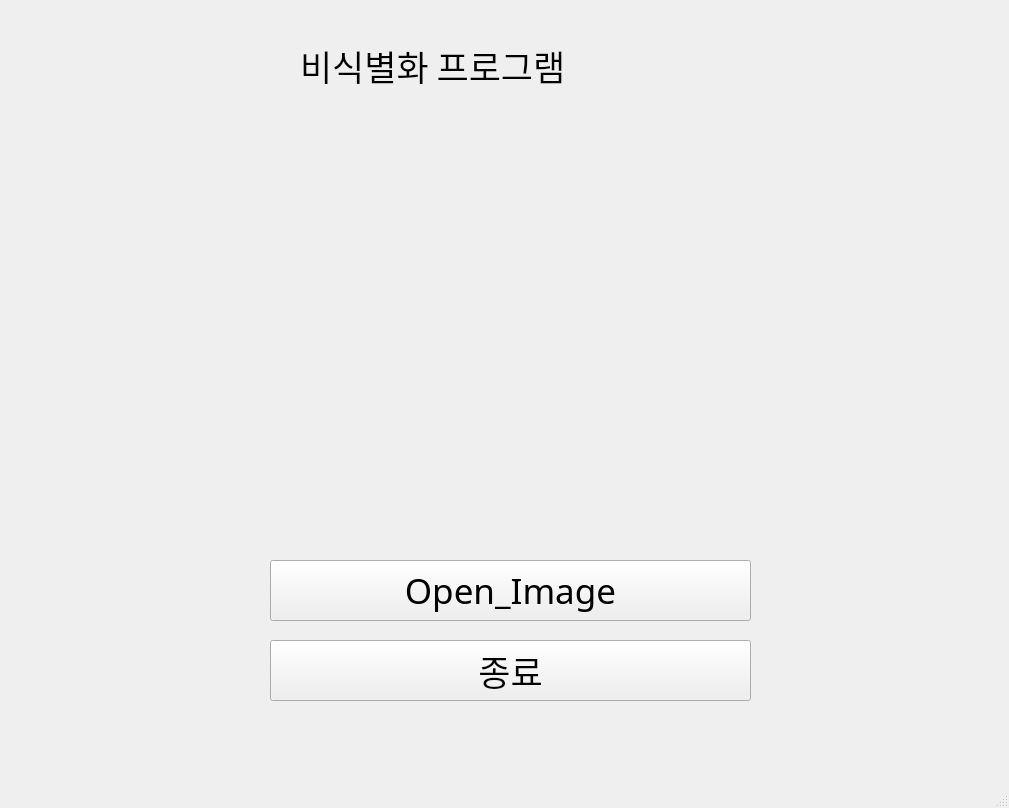
<?xml version="1.0" encoding="UTF-8"?>
<ui version="4.0">
 <class>MainWindow</class>
 <widget class="QMainWindow" name="MainWindow">
  <property name="geometry">
   <rect>
    <x>0</x>
    <y>0</y>
    <width>1009</width>
    <height>808</height>
   </rect>
  </property>
  <property name="windowTitle">
   <string>MainWindow</string>
  </property>
  <widget class="QWidget" name="centralwidget">
   <widget class="QLabel" name="label">
    <property name="geometry">
     <rect>
      <x>300</x>
      <y>40</y>
      <width>371</width>
      <height>51</height>
     </rect>
    </property>
    <property name="font">
     <font>
      <family>HY헤드라인M</family>
      <pointsize>26</pointsize>
     </font>
    </property>
    <property name="text">
     <string>비식별화 프로그램</string>
    </property>
   </widget>
   <widget class="QLabel" name="label_2">
    <property name="geometry">
     <rect>
      <x>220</x>
      <y>120</y>
      <width>591</width>
      <height>381</height>
     </rect>
    </property>
    <property name="font">
     <font>
      <family>HY헤드라인M</family>
      <pointsize>26</pointsize>
     </font>
    </property>
    <property name="text">
     <string/>
    </property>
   </widget>
   <widget class="QPushButton" name="openButton">
    <property name="geometry">
     <rect>
      <x>270</x>
      <y>560</y>
      <width>481</width>
      <height>61</height>
     </rect>
    </property>
    <property name="font">
     <font>
      <family>HY견고딕</family>
      <pointsize>26</pointsize>
     </font>
    </property>
    <property name="text">
     <string>Open_Image</string>
    </property>
   </widget>
   <widget class="QPushButton" name="exitButton">
    <property name="geometry">
     <rect>
      <x>270</x>
      <y>640</y>
      <width>481</width>
      <height>61</height>
     </rect>
    </property>
    <property name="font">
     <font>
      <family>HY견고딕</family>
      <pointsize>26</pointsize>
     </font>
    </property>
    <property name="text">
     <string>종료</string>
    </property>
   </widget>
  </widget>
  <widget class="QMenuBar" name="menubar">
   <property name="geometry">
    <rect>
     <x>0</x>
     <y>0</y>
     <width>1009</width>
     <height>26</height>
    </rect>
   </property>
  </widget>
  <widget class="QStatusBar" name="statusbar"/>
 </widget>
 <resources/>
 <connections/>
</ui>
